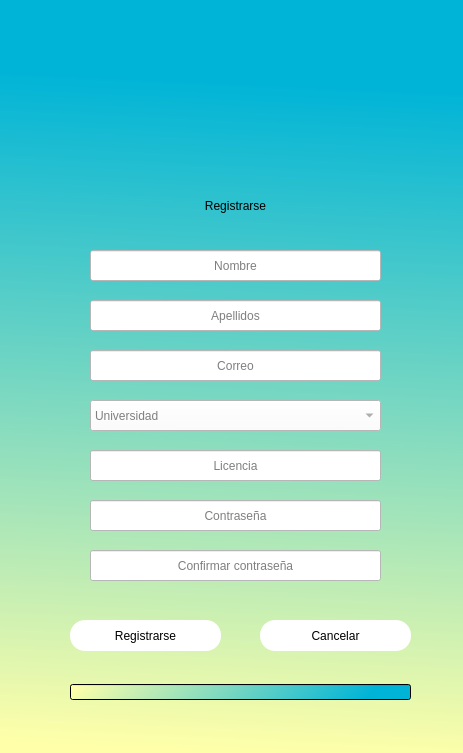
<?xml version="1.0" encoding="UTF-8"?>
<ui version="4.0">
 <class>f_Registrarse</class>
 <widget class="QWidget" name="f_Registrarse">
  <property name="enabled">
   <bool>true</bool>
  </property>
  <property name="geometry">
   <rect>
    <x>0</x>
    <y>0</y>
    <width>463</width>
    <height>753</height>
   </rect>
  </property>
  <property name="minimumSize">
   <size>
    <width>462</width>
    <height>667</height>
   </size>
  </property>
  <property name="windowTitle">
   <string>Registro Usuario</string>
  </property>
  <property name="windowIcon">
   <iconset>
    <normaloff>../assets/iconos/Logo.png</normaloff>../assets/iconos/Logo.png</iconset>
  </property>
  <property name="styleSheet">
   <string notr="true">background-color: qlineargradient(spread:pad, x1:0.532, y1:1, x2:0.561975, y2:0, stop:0 rgba(255, 255, 169, 255), stop:0.890547 rgba(0, 180, 215, 255));</string>
  </property>
  <widget class="QLabel" name="l_FigRegistrarse">
   <property name="geometry">
    <rect>
     <x>140</x>
     <y>20</y>
     <width>191</width>
     <height>181</height>
    </rect>
   </property>
   <property name="styleSheet">
    <string notr="true">background-color: rgb(0);</string>
   </property>
   <property name="text">
    <string/>
   </property>
   <property name="pixmap">
    <pixmap>../assets/iconos/inicioSesion.png</pixmap>
   </property>
   <property name="scaledContents">
    <bool>true</bool>
   </property>
  </widget>
  <widget class="QLabel" name="l_Registrarse">
   <property name="geometry">
    <rect>
     <x>150</x>
     <y>190</y>
     <width>171</width>
     <height>31</height>
    </rect>
   </property>
   <property name="styleSheet">
    <string notr="true">background-color: rgba(0);
font: 75 12pt &quot;MS Shell Dlg 2&quot;;
 </string>
   </property>
   <property name="text">
    <string>Registrarse</string>
   </property>
   <property name="alignment">
    <set>Qt::AlignCenter</set>
   </property>
  </widget>
  <widget class="QLineEdit" name="nombre">
   <property name="geometry">
    <rect>
     <x>90</x>
     <y>250</y>
     <width>291</width>
     <height>31</height>
    </rect>
   </property>
   <property name="styleSheet">
    <string notr="true">background-color: rgb(255, 255, 255);</string>
   </property>
   <property name="text">
    <string/>
   </property>
   <property name="alignment">
    <set>Qt::AlignCenter</set>
   </property>
   <property name="placeholderText">
    <string>Nombre</string>
   </property>
  </widget>
  <widget class="QLineEdit" name="apellidos">
   <property name="geometry">
    <rect>
     <x>90</x>
     <y>300</y>
     <width>291</width>
     <height>31</height>
    </rect>
   </property>
   <property name="styleSheet">
    <string notr="true">background-color: rgb(255, 255, 255);</string>
   </property>
   <property name="text">
    <string/>
   </property>
   <property name="alignment">
    <set>Qt::AlignCenter</set>
   </property>
   <property name="placeholderText">
    <string>Apellidos</string>
   </property>
  </widget>
  <widget class="QLineEdit" name="contrasena">
   <property name="geometry">
    <rect>
     <x>90</x>
     <y>500</y>
     <width>291</width>
     <height>31</height>
    </rect>
   </property>
   <property name="styleSheet">
    <string notr="true">background-color: rgb(255, 255, 255);</string>
   </property>
   <property name="text">
    <string/>
   </property>
   <property name="alignment">
    <set>Qt::AlignCenter</set>
   </property>
   <property name="placeholderText">
    <string>Contraseña</string>
   </property>
  </widget>
  <widget class="QLineEdit" name="confirmarContrasena">
   <property name="geometry">
    <rect>
     <x>90</x>
     <y>550</y>
     <width>291</width>
     <height>31</height>
    </rect>
   </property>
   <property name="styleSheet">
    <string notr="true">background-color: rgb(255, 255, 255);</string>
   </property>
   <property name="text">
    <string/>
   </property>
   <property name="alignment">
    <set>Qt::AlignCenter</set>
   </property>
   <property name="placeholderText">
    <string>Confirmar contraseña</string>
   </property>
  </widget>
  <widget class="QPushButton" name="b_Registrarse">
   <property name="geometry">
    <rect>
     <x>70</x>
     <y>620</y>
     <width>151</width>
     <height>31</height>
    </rect>
   </property>
   <property name="cursor">
    <cursorShape>PointingHandCursor</cursorShape>
   </property>
   <property name="styleSheet">
    <string notr="true">QPushButton{	
	background-color: rgb(255, 255, 255);
	font: 75 10pt &quot;MS Shell Dlg 2&quot;;
	border-radius: 15px;
}

QPushButton:hover{	
	background-color: rgb(0, 180, 215);
	font: 75 10pt &quot;MS Shell Dlg 2&quot;;
}</string>
   </property>
   <property name="text">
    <string>Registrarse</string>
   </property>
   <property name="icon">
    <iconset>
     <normaloff>../assets/iconos/registrar.png</normaloff>../assets/iconos/registrar.png</iconset>
   </property>
   <property name="iconSize">
    <size>
     <width>20</width>
     <height>20</height>
    </size>
   </property>
  </widget>
  <widget class="QPushButton" name="b_Cancelar">
   <property name="geometry">
    <rect>
     <x>260</x>
     <y>620</y>
     <width>151</width>
     <height>31</height>
    </rect>
   </property>
   <property name="cursor">
    <cursorShape>PointingHandCursor</cursorShape>
   </property>
   <property name="styleSheet">
    <string notr="true">QPushButton{	
	background-color: rgb(255, 255, 255);
	font: 75 10pt &quot;MS Shell Dlg 2&quot;;
	border-radius: 15px;
}

QPushButton:hover{	
	background-color: rgb(0, 180, 215);
	font: 75 10pt &quot;MS Shell Dlg 2&quot;;
}</string>
   </property>
   <property name="text">
    <string>Cancelar</string>
   </property>
   <property name="icon">
    <iconset>
     <normaloff>../assets/iconos/cancelar.png</normaloff>../assets/iconos/cancelar.png</iconset>
   </property>
   <property name="iconSize">
    <size>
     <width>20</width>
     <height>20</height>
    </size>
   </property>
  </widget>
  <widget class="QLineEdit" name="licencia">
   <property name="geometry">
    <rect>
     <x>90</x>
     <y>450</y>
     <width>291</width>
     <height>31</height>
    </rect>
   </property>
   <property name="styleSheet">
    <string notr="true">background-color: rgb(255, 255, 255);</string>
   </property>
   <property name="text">
    <string/>
   </property>
   <property name="alignment">
    <set>Qt::AlignCenter</set>
   </property>
   <property name="placeholderText">
    <string>Licencia</string>
   </property>
  </widget>
  <widget class="QComboBox" name="cb_Universidades">
   <property name="geometry">
    <rect>
     <x>90</x>
     <y>400</y>
     <width>291</width>
     <height>31</height>
    </rect>
   </property>
   <property name="styleSheet">
    <string notr="true">background-color: rgb(255, 255, 255);
color: rgb(127, 127, 127);</string>
   </property>
   <item>
    <property name="text">
     <string>Universidad</string>
    </property>
   </item>
  </widget>
  <widget class="QLabel" name="l_Cargando">
   <property name="geometry">
    <rect>
     <x>210</x>
     <y>700</y>
     <width>71</width>
     <height>20</height>
    </rect>
   </property>
   <property name="styleSheet">
    <string notr="true">background-color: rgb(0);</string>
   </property>
   <property name="text">
    <string/>
   </property>
  </widget>
  <widget class="QProgressBar" name="progreso">
   <property name="geometry">
    <rect>
     <x>70</x>
     <y>684</y>
     <width>341</width>
     <height>16</height>
    </rect>
   </property>
   <property name="styleSheet">
    <string notr="true">background-color: qlineargradient(spread:pad, x1:0, y1:0.437045, x2:0.995, y2:0.477273, stop:0 rgba(255, 255, 169, 255), stop:0.890547 rgba(0, 180, 215, 255));</string>
   </property>
   <property name="value">
    <number>0</number>
   </property>
   <property name="textVisible">
    <bool>false</bool>
   </property>
  </widget>
  <widget class="QLineEdit" name="correo">
   <property name="geometry">
    <rect>
     <x>90</x>
     <y>350</y>
     <width>291</width>
     <height>31</height>
    </rect>
   </property>
   <property name="styleSheet">
    <string notr="true">background-color: rgb(255, 255, 255);</string>
   </property>
   <property name="text">
    <string/>
   </property>
   <property name="alignment">
    <set>Qt::AlignCenter</set>
   </property>
   <property name="placeholderText">
    <string>Correo</string>
   </property>
  </widget>
 </widget>
 <resources>
  <include location="../assets/iconos/iconos.qrc"/>
 </resources>
 <connections/>
</ui>
